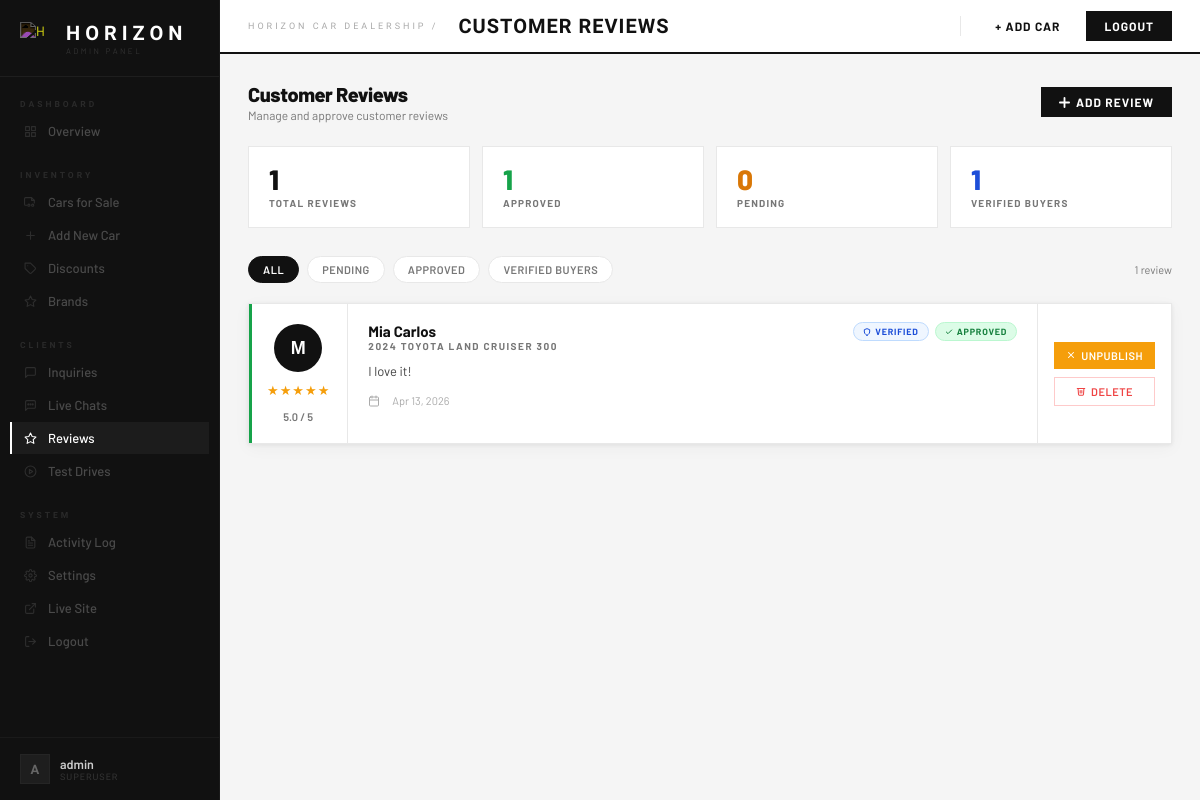
/admin-panel/reviews/ (signed in), run on the app's committed database.
### horizon/models.py (models this page shows, shortened)
class DealershipSettings(models.Model):
    dealership_name  = models.CharField(max_length=120, default='Horizon Car Dealership')
    phone            = models.CharField(max_length=40,  default='+63 (2) 8123-4567')
    email            = models.EmailField(default='info@horizonauto.com')
    address          = models.CharField(max_length=200, default='123 Horizon Drive, Quezon City, Metro Manila')
    weekday_hours    = models.CharField(max_length=60,  default='8:00 AM – 7:00 PM')
    weekend_hours    = models.CharField(max_length=60,  default='10:00 AM – 5:00 PM')
    facebook_url     = models.URLField(blank=True, default='')
    instagram_url    = models.URLField(blank=True, default='')
    telegram_url     = models.URLField(blank=True, default='')
    tagline          = models.CharField(max_length=200, blank=True, default='')
    brand_name       = models.CharField(max_length=40, default='HORIZON',
                           help_text='Short name shown in the navbar (e.g. HORIZON)')
    chat_avatar_letter = models.CharField(max_length=2, default='H',
                           help_text='1-2 letter initial shown in the chat widget avatar')
    footer_tagline   = models.CharField(max_length=200, blank=True,
                           default='Premium vehicles, exceptional service. Your trusted dealership in Metro Manila.',
                           help_text='Short description shown under the brand name in the footer')
    footer_copyright = models.CharField(max_length=200, blank=True, default='',
                           help_text='Custom copyright line. Leave blank to auto-generate from dealership name.')
    footer_show_nav      = models.BooleanField(default=True, help_text='Show the Navigate links column')
    footer_show_services = models.BooleanField(default=True, help_text='Show the Services links column')
    footer_show_contact  = models.BooleanField(default=True, help_text='Show the Contact details column')
    footer_show_socials  = models.BooleanField(default=True, help_text='Show social media icon links')
    class Meta:
        verbose_name = verbose_name_plural = 'Dealership Settings'
    @classmethod
    def get(cls):
        obj, _ = cls.objects.get_or_create(pk=1)
        return obj

class CustomerReview(models.Model):
    RATING_CHOICES = [(i, str(i)) for i in range(1, 6)]
    customer_name     = models.CharField(max_length=100)
    vehicle_purchased = models.CharField(max_length=150)
    car               = models.ForeignKey('Car', null=True, blank=True, on_delete=models.SET_NULL, related_name='reviews')
    rating            = models.IntegerField(choices=RATING_CHOICES, default=5)
    review_text       = models.TextField()
    photo             = models.ImageField(upload_to='reviews/', null=True, blank=True)
    date_submitted    = models.DateTimeField(auto_now_add=True)
    is_approved       = models.BooleanField(default=False)
    is_verified       = models.BooleanField(default=False)
    class Meta:
        ordering = ['-date_submitted']
    @property
    def star_range(self):
        return range(1, 6)

### horizon/views.py (the view)
# urls.py: path('admin-panel/reviews/',                  views.admin_reviews,       name='admin_reviews'),
@login_required
def admin_reviews(request):
    reviews = CustomerReview.objects.all().order_by('-date_submitted')
    return render(request, 'horizon/admin_reviews.html', {'reviews': reviews})

### horizon/templates/horizon/admin_reviews.html (shortened to what this page needs)
{% extends 'horizon/admin_base.html' %}
{% block page_title %}Customer Reviews{% endblock %}
{% block admin_content %}
<div class="rv-toolbar">
  <div style="display:flex;flex-direction:column;gap:2px;">
    <h2 style="margin:0;font-size:20px;font-weight:800;letter-spacing:-.4px;">Customer Reviews</h2>
    <p style="margin:0;font-size:12px;color:var(--muted);">Manage and approve customer reviews</p>
  </div>
  <a class="btn btn-primary" href="{% url 'admin_review_add' %}">
    <svg width="11" height="11" viewBox="0 0 12 12" fill="none"><path d="M6 1v10M1 6h10" stroke="currentColor" stroke-width="2" stroke-linecap="round"/></svg>
    Add Review
  </a>
</div>
{% with total=reviews|length %}
<div class="rv-stats">
  <div class="rv-stat">
    <span class="rv-stat-val">{{ total }}</span>
    <span class="rv-stat-label">Total Reviews</span>
  </div>
  <div class="rv-stat">
    <span class="rv-stat-val green">{{ reviews|length }}</span>
    <span class="rv-stat-label">Approved</span>
  </div>
  <div class="rv-stat">
    <span class="rv-stat-val gold" id="statPending">—</span>
    <span class="rv-stat-label">Pending</span>
  </div>
  <div class="rv-stat">
    <span class="rv-stat-val blue" id="statVerified">—</span>
    <span class="rv-stat-label">Verified Buyers</span>
  </div>
</div>
{% endwith %}
<div class="rv-filters">
  <button class="rv-filter-btn active" data-filter="all" onclick="filterReviews('all',this)">All</button>
  <button class="rv-filter-btn" data-filter="pending"  onclick="filterReviews('pending',this)">Pending</button>
  <button class="rv-filter-btn" data-filter="approved" onclick="filterReviews('approved',this)">Approved</button>
  <button class="rv-filter-btn" data-filter="verified" onclick="filterReviews('verified',this)">Verified Buyers</button>
  <span class="rv-count" id="rvCount"></span>
</div>
<div class="rv-grid" id="rvGrid">
  {% for r in reviews %}
  <div class="rv-card status-{% if r.is_approved %}approved{% else %}pending{% endif %}"
       data-approved="{% if r.is_approved %}1{% else %}0{% endif %}"
       data-verified="{% if r.is_verified %}1{% else %}0{% endif %}">
    <div class="rv-card-inner">
      <div class="rv-card-left">
        {% if r.photo %}
        <div class="rv-avatar"><img src="{{ r.photo.url }}" alt="{{ r.customer_name }}"></div>
        {% else %}
        <div class="rv-avatar">{{ r.customer_name|slice:":1"|upper }}</div>
        {% endif %}
        <div class="rv-stars">
          {% for i in r.star_range %}
          <span class="rv-star {% if forloop.counter <= r.rating %}filled{% else %}empty{% endif %}">★</span>
          {% endfor %}
        </div>
        <span class="rv-rating-num">{{ r.rating }}.0 / 5</span>
      </div>
      <div class="rv-card-body">
        <div class="rv-card-top">
          <div>
            <p class="rv-name">{{ r.customer_name }}</p>
            <p class="rv-vehicle">{{ r.vehicle_purchased }}</p>
          </div>
          <div class="rv-badges">
            {% if r.is_verified %}
            <span class="rv-badge rv-badge-verified">
              <svg width="8" height="8" viewBox="0 0 24 24" fill="none" stroke="currentColor" stroke-width="3" stroke-linecap="round" stroke-linejoin="round"><path d="M12 22s8-4 8-10V5l-8-3-8 3v7c0 6 8 10 8 10z"/></svg>
              Verified
            </span>
            {% else %}
            <span class="rv-badge rv-badge-unverified">Unverified</span>
            {% endif %}
            {% if r.is_approved %}
            <span class="rv-badge rv-badge-approved">
              <svg width="8" height="8" viewBox="0 0 24 24" fill="none" stroke="currentColor" stroke-width="3" stroke-linecap="round" stroke-linejoin="round"><polyline points="20 6 9 17 4 12"/></svg>
              Approved
            </span>
            {% else %}
            <span class="rv-badge rv-badge-pending">Pending</span>
            {% endif %}
          </div>
        </div>
        <p class="rv-text">{{ r.review_text }}</p>
        <div class="rv-card-foot">
          <span class="rv-date">{{ r.date_submitted|date:"M d, Y" }}</span>
        </div>
      </div>
      <div class="rv-card-actions">
        <form method="post" action="{% url 'admin_review_toggle' r.pk %}" style="margin:0;">
          {% if r.is_approved %}
          <button type="submit" class="rv-btn rv-btn-unapprove">
            <svg width="10" height="10" viewBox="0 0 24 24" fill="none" stroke="currentColor" stroke-width="2.5" stroke-linecap="round"><line x1="18" y1="6" x2="6" y2="18"/><line x1="6" y1="6" x2="18" y2="18"/></svg>
            Unpublish
          </button>
          {% else %}
          <button type="submit" class="rv-btn rv-btn-approve">
            <svg width="10" height="10" viewBox="0 0 24 24" fill="none" stroke="currentColor" stroke-width="2.5" stroke-linecap="round" stroke-linejoin="round"><polyline points="20 6 9 17 4 12"/></svg>
            Approve
          </button>
          {% endif %}
        </form>
        <form method="post" action="{% url 'admin_review_delete' r.pk %}" style="margin:0;"
              onsubmit="return confirm('Delete this review from {{ r.customer_name }}?')">
          <button type="submit" class="rv-btn rv-btn-delete">
            <svg width="10" height="10" viewBox="0 0 24 24" fill="none" stroke="currentColor" stroke-width="2.5" stroke-linecap="round" stroke-linejoin="round"><polyline points="3 6 5 6 21 6"/><path d="M19 6l-1 14a2 2 0 01-2 2H8a2 2 0 01-2-2L5 6"/><path d="M10 11v6M14 11v6"/></svg>
            Delete
          </button>
        </form>
      </div>
    </div>
  </div>
  {% endfor %}
</div>
{% endblock %}

### horizon/templates/horizon/admin_base.html (shortened to what this page needs)
{% load static %}
<!DOCTYPE html>
<html lang="en">
<head>
</head>
<body>
<aside class="sb">
  <a class="sb-logo" href="{% url 'home' %}">
    <div class="sb-logo-h">
      <img src="{% static 'img/H.png' %}" alt="H">
    </div>
    <div class="sb-logo-text">
      <span class="sb-logo-word">{{ dealership_settings.brand_name }}</span>
      <span class="sb-logo-sub">Admin Panel</span>
    </div>
  </a>
  <span class="sb-section-label">Dashboard</span>
  <nav class="sb-nav">
    <a href="{% url 'admin_dashboard' %}" class="{% if request.resolver_match.url_name == 'admin_dashboard' %}active{% endif %}">
      <span class="ico">
        <svg width="13" height="13" viewBox="0 0 24 24" fill="none" stroke="currentColor" stroke-width="2" stroke-linecap="round" stroke-linejoin="round"><rect x="3" y="3" width="7" height="7"/><rect x="14" y="3" width="7" height="7"/><rect x="3" y="14" width="7" height="7"/><rect x="14" y="14" width="7" height="7"/></svg>
      </span>
      Overview
    </a>
  </nav>
  <span class="sb-section-label">Inventory</span>
  <nav class="sb-nav">
    <a href="{% url 'admin_cars' %}" class="{% if request.resolver_match.url_name == 'admin_cars' %}active{% endif %}">
      <span class="ico">
        <svg width="13" height="13" viewBox="0 0 24 24" fill="none" stroke="currentColor" stroke-width="2" stroke-linecap="round" stroke-linejoin="round"><path d="M5 17H3a2 2 0 0 1-2-2V5a2 2 0 0 1 2-2h11l5 5v5"/><circle cx="16" cy="17" r="2"/><circle cx="9" cy="17" r="2"/><path d="M14 3v5h5"/></svg>
      </span>
      Cars for Sale
    </a>
    <a href="{% url 'admin_car_add' %}" class="{% if request.resolver_match.url_name == 'admin_car_add' %}active{% endif %}">
      <span class="ico">
        <svg width="13" height="13" viewBox="0 0 24 24" fill="none" stroke="currentColor" stroke-width="2" stroke-linecap="round" stroke-linejoin="round"><line x1="12" y1="5" x2="12" y2="19"/><line x1="5" y1="12" x2="19" y2="12"/></svg>
      </span>
      Add New Car
    </a>
    <a href="{% url 'admin_discounts' %}" class="{% if request.resolver_match.url_name == 'admin_discounts' %}active{% endif %}">
      <span class="ico">
        <svg width="13" height="13" viewBox="0 0 24 24" fill="none" stroke="currentColor" stroke-width="2" stroke-linecap="round" stroke-linejoin="round"><path d="M20.59 13.41l-7.17 7.17a2 2 0 0 1-2.83 0L2 12V2h10l8.59 8.59a2 2 0 0 1 0 2.82z"/><line x1="7" y1="7" x2="7.01" y2="7"/></svg>
      </span>
      Discounts
    </a>
    <a href="{% url 'admin_brands' %}" class="{% if request.resolver_match.url_name == 'admin_brands' or request.resolver_match.url_name == 'admin_categories' %}active{% endif %}">
      <span class="ico">
        <svg width="13" height="13" viewBox="0 0 24 24" fill="none" stroke="currentColor" stroke-width="2" stroke-linecap="round" stroke-linejoin="round"><polygon points="12 2 15.09 8.26 22 9.27 17 14.14 18.18 21.02 12 17.77 5.82 21.02 7 14.14 2 9.27 8.91 8.26 12 2"/></svg>
      </span>
      Brands
    </a>
  </nav>
  <span class="sb-section-label">Clients</span>
  <nav class="sb-nav">
    <a href="{% url 'admin_inquiries' %}?read=unread" class="{% if request.resolver_match.url_name == 'admin_inquiries' or request.resolver_match.url_name == 'admin_inquiry_detail' %}active{% endif %}">
      <span class="ico">
        <svg width="13" height="13" viewBox="0 0 24 24" fill="none" stroke="currentColor" stroke-width="2" stroke-linecap="round" stroke-linejoin="round"><path d="M21 15a2 2 0 0 1-2 2H7l-4 4V5a2 2 0 0 1 2-2h14a2 2 0 0 1 2 2z"/></svg>
      </span>
      Inquiries
    </a>
    <a href="{% url 'admin_chats' %}" class="{% if request.resolver_match.url_name == 'admin_chats' %}active{% endif %}">
      <span class="ico">
      </span>
      Live Chats
    </a>
    <a href="{% url 'admin_reviews' %}" class="{% if 'admin_review' in request.resolver_match.url_name %}active{% endif %}">
      <span class="ico">
        <svg width="13" height="13" viewBox="0 0 24 24" fill="none" stroke="currentColor" stroke-width="2" stroke-linecap="round" stroke-linejoin="round"><polygon points="12 2 15.09 8.26 22 9.27 17 14.14 18.18 21.02 12 17.77 5.82 21.02 7 14.14 2 9.27 8.91 8.26 12 2"/></svg>
      </span>
      Reviews
    </a>
    <a href="{% url 'admin_test_drives' %}" class="{% if 'admin_test_drive' in request.resolver_match.url_name %}active{% endif %}">
      <span class="ico">
        <svg width="13" height="13" viewBox="0 0 24 24" fill="none" stroke="currentColor" stroke-width="2" stroke-linecap="round" stroke-linejoin="round"><circle cx="12" cy="12" r="10"/><polygon points="10 8 16 12 10 16 10 8"/></svg>
      </span>
      Test Drives
    </a>
  </nav>
  <span class="sb-section-label">System</span>
  <nav class="sb-nav">
    <a href="{% url 'admin_activity_log' %}" class="{% if request.resolver_match.url_name == 'admin_activity_log' %}active{% endif %}">
      <span class="ico">
      </span>
      Activity Log
    </a>
    <a href="{% url 'admin_settings' %}" class="{% if request.resolver_match.url_name == 'admin_settings' %}active{% endif %}">
      <span class="ico">
      </span>
      Settings
    </a>
    <a href="{% url 'home' %}" target="_blank">
      <span class="ico">
        <svg width="13" height="13" viewBox="0 0 24 24" fill="none" stroke="currentColor" stroke-width="2" stroke-linecap="round" stroke-linejoin="round"><path d="M18 13v6a2 2 0 0 1-2 2H5a2 2 0 0 1-2-2V8a2 2 0 0 1 2-2h6"/><polyline points="15 3 21 3 21 9"/><line x1="10" y1="14" x2="21" y2="3"/></svg>
      </span>
      Live Site
    </a>
    <a href="{% url 'admin_logout' %}">
      <span class="ico">
        <svg width="13" height="13" viewBox="0 0 24 24" fill="none" stroke="currentColor" stroke-width="2" stroke-linecap="round" stroke-linejoin="round"><path d="M9 21H5a2 2 0 0 1-2-2V5a2 2 0 0 1 2-2h4"/><polyline points="16 17 21 12 16 7"/><line x1="21" y1="12" x2="9" y2="12"/></svg>
      </span>
      Logout
    </a>
  </nav>
  <div class="sb-footer">
    <div class="sb-user">
      <div class="sb-avatar">{{ request.user.username|first|upper }}</div>
      <div>
        <div class="sb-uname">{{ request.user.get_full_name|default:request.user.username }}</div>
        <div class="sb-urole">{% if request.user.is_superuser %}Superuser{% else %}Staff{% endif %}</div>
      </div>
    </div>
  </div>
</aside>
<div class="main">
  <div class="topbar">
    <span class="topbar-eyebrow">{{ dealership_settings.dealership_name }} /</span>
    <span class="topbar-title">{% block page_title %}Dashboard{% endblock %}</span>
    <div class="topbar-actions">
      <a class="btn btn-outline btn-sm" href="{% url 'admin_car_add' %}">+ Add Car</a>
      <a class="btn btn-primary btn-sm" href="{% url 'admin_logout' %}">Logout</a>
    </div>
  </div>
  <div class="content">
    {% block admin_content %}{% endblock %}
  </div>
</div>
</body>
</html>

### data on the page
DealershipSettings: brand_name "HORIZON", dealership_name "HORIZON CAR DEALERSHIP"
CustomerReview: customer_name "M", rating "5", customer_name "Mia Carlos", vehicle_purchased "2024 TOYOTA LAND CRUISER 300", is_verified True (drawn), is_approved True (drawn), review_text "I love it!", date_submitted "Apr 13, 2026"

### other printed values
{{ request.user.username|first|upper }} "A"
{{ request.user.get_full_name|default:request.user.username }} "admin"
{{ total }} "1"
{{ reviews|length }} "1"
